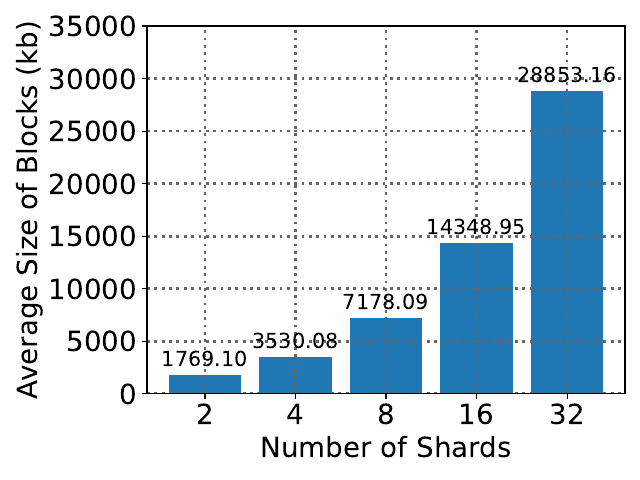

The script that saved this image:
import util
import matplotlib
import matplotlib.pyplot as plt
import numpy as np

plt.grid(True, color='#666666', linestyle = ":", linewidth = "2")

to_draw = []
for member_cnt in [1]:
    to_draw.append([])
    for shard_cnt in [2, 4, 8, 16, 32]:
        account_cnt = shard_cnt * 102400
        logdir = "meepo128/"+str(shard_cnt)+"x"+str(member_cnt)+"_erc20_transfer8192*500of"+str(account_cnt)
        avg_blockkb = util.get_blockkb(logdir)
        to_draw[-1].append(avg_blockkb)
        print(shard_cnt, member_cnt, avg_blockkb)



def autolabel(rects):
    """Attach a text label above each bar in *rects*, displaying its height."""
    for rect in rects:
        height = rect.get_height()
        plt.annotate('{:.2f}'.format(height),
                    xy=(rect.get_x() + rect.get_width() / 2, height),
                    xytext=(0, 3),  # 3 points vertical offset
                    textcoords="offset points",
                    ha='center', va='bottom', fontsize=15)

labels = ['2', '4', '8', '16', '32']

x = np.arange(len(labels))  # the label locations
width = 0.8  # the width of the bars

rects1 = plt.bar(x,  to_draw[0], width, label='1 member')
autolabel(rects1)

# Add some text for labels, title and custom x-axis tick labels, etc.
plt.ylabel('Average Size of Blocks (kb)', fontsize=20)
plt.xlabel('Number of Shards', fontsize=20)
plt.xticks(ticks=x, labels=labels, fontsize=20)
plt.yticks(fontsize=20)
plt.ylim(0,35000)

plt.tight_layout()

plt.savefig("rq1-2_blocksize.pdf")
